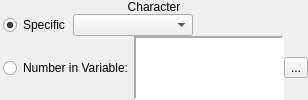
           <widget class="QFrame" name="frame_16">
            <layout class="QVBoxLayout" name="verticalLayout_22">
             <property name="spacing">
              <number>0</number>
             </property>
             <property name="margin">
              <number>0</number>
             </property>
             <item>
              <widget class="QLabel" name="label_6">
               <property name="sizePolicy">
                <sizepolicy hsizetype="Preferred" vsizetype="Fixed">
                 <horstretch>0</horstretch>
                 <verstretch>0</verstretch>
                </sizepolicy>
               </property>
               <property name="text">
                <string>Character</string>
               </property>
               <property name="alignment">
                <set>Qt::AlignCenter</set>
               </property>
              </widget>
             </item>
             <item>
              <widget class="QWidget" name="widget_6" native="true">
               <layout class="QVBoxLayout" name="verticalLayout_23">
                <property name="spacing">
                 <number>0</number>
                </property>
                <property name="leftMargin">
                 <number>3</number>
                </property>
                <property name="topMargin">
                 <number>0</number>
                </property>
                <property name="rightMargin">
                 <number>0</number>
                </property>
                <property name="bottomMargin">
                 <number>0</number>
                </property>
                <item>
                 <layout class="QHBoxLayout" name="horizontalLayout_12">
                  <property name="spacing">
                   <number>3</number>
                  </property>
                  <item>
                   <widget class="QRadioButton" name="rbCharacterSpecific">
                    <property name="sizePolicy">
                     <sizepolicy hsizetype="Fixed" vsizetype="Fixed">
                      <horstretch>0</horstretch>
                      <verstretch>0</verstretch>
                     </sizepolicy>
                    </property>
                    <property name="text">
                     <string>Specific</string>
                    </property>
                    <property name="checked">
                     <bool>true</bool>
                    </property>
                   </widget>
                  </item>
                  <item>
                   <widget class="QComboBox" name="cboxCharacter">
                    <property name="minimumSize">
                     <size>
                      <width>120</width>
                      <height>0</height>
                     </size>
                    </property>
                    <property name="maximumSize">
                     <size>
                      <width>120</width>
                      <height>16777215</height>
                     </size>
                    </property>
                   </widget>
                  </item>
                  <item>
                   <spacer name="horizontalSpacer_6">
                    <property name="orientation">
                     <enum>Qt::Horizontal</enum>
                    </property>
                    <property name="sizeHint" stdset="0">
                     <size>
                      <width>10</width>
                      <height>20</height>
                     </size>
                    </property>
                   </spacer>
                  </item>
                 </layout>
                </item>
                <item>
                 <layout class="QHBoxLayout" name="horizontalLayout_13">
                  <property name="spacing">
                   <number>0</number>
                  </property>
                  <item>
                   <widget class="QRadioButton" name="rbCharacterVariable">
                    <property name="sizePolicy">
                     <sizepolicy hsizetype="Fixed" vsizetype="Fixed">
                      <horstretch>0</horstretch>
                      <verstretch>0</verstretch>
                     </sizepolicy>
                    </property>
                    <property name="text">
                     <string>Number in Variable:</string>
                    </property>
                   </widget>
                  </item>
                  <item>
                   <widget class="QWidget" name="wCharacter_Variable" native="true">
                    <layout class="QHBoxLayout" name="horizontalLayout_18">
                     <property name="spacing">
                      <number>0</number>
                     </property>
                     <property name="margin">
                      <number>0</number>
                     </property>
                     <item>
                      <widget class="QLabel" name="lblCharacterVariable">
                       <property name="sizePolicy">
                        <sizepolicy hsizetype="Preferred" vsizetype="Preferred">
                         <horstretch>0</horstretch>
                         <verstretch>0</verstretch>
                        </sizepolicy>
                       </property>
                       <property name="minimumSize">
                        <size>
                         <width>150</width>
                         <height>0</height>
                        </size>
                       </property>
                       <property name="font">
                        <font>
                         <family>Monospace</family>
                        </font>
                       </property>
                       <property name="styleSheet">
                        <string notr="true">background-color: palette(base);</string>
                       </property>
                       <property name="frameShape">
                        <enum>QFrame::Panel</enum>
                       </property>
                       <property name="frameShadow">
                        <enum>QFrame::Sunken</enum>
                       </property>
                       <property name="lineWidth">
                        <number>2</number>
                       </property>
                       <property name="text">
                        <string/>
                       </property>
                      </widget>
                     </item>
                     <item>
                      <widget class="QToolButton" name="bCharacterBrowseVariables">
                       <property name="text">
                        <string>...</string>
                       </property>
                       <property name="icon">
                        <iconset resource="gui_icons.qrc">
                         <normaloff>:/icons/fileopen.png</normaloff>:/icons/fileopen.png</iconset>
                       </property>
                      </widget>
                     </item>
                    </layout>
                   </widget>
                  </item>
                 </layout>
                </item>
               </layout>
              </widget>
             </item>
            </layout>
           </widget>
